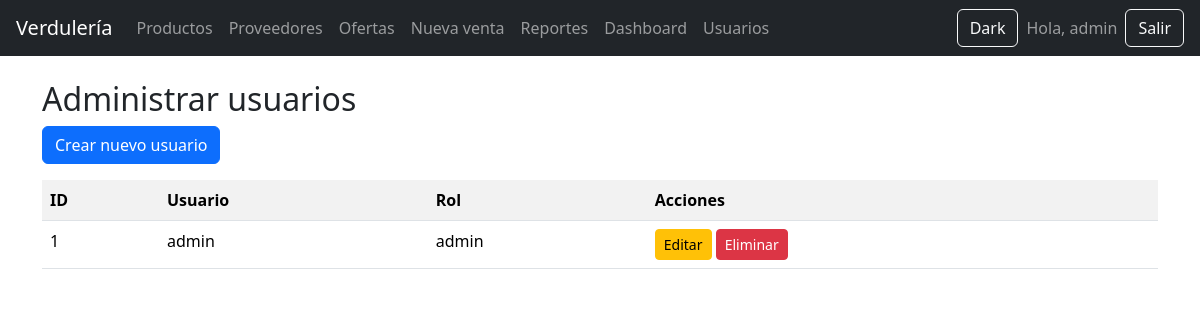
Screenshot of /admin/usuarios (signed in) with the database file from the repository.
### tables this page shows
CREATE TABLE usuarios (
        id INTEGER PRIMARY KEY AUTOINCREMENT,
        username TEXT UNIQUE NOT NULL,
        password_hash TEXT NOT NULL,
        role TEXT DEFAULT 'user'
    );

### app/routes/admin.py (the view)
@admin_bp.route("/usuarios")
@admin_required
def users():
    db = get_db()
    lista = db.execute("SELECT id, username, role FROM usuarios").fetchall()
    return render_template("usuarios/index.html", usuarios=lista)

### app/__init__.py (called while the page is built)
def create_app():
    app = Flask(__name__)
    app.secret_key = "clave-super-secreta"
    app.register_blueprint(auth_bp)
    app.register_blueprint(productos_bp)
    app.register_blueprint(ventas_bp)
    app.register_blueprint(reportes_bp)
    app.register_blueprint(admin_bp)
    app.register_blueprint(usuarios_bp)
    app.register_blueprint(proveedores_bp)
    app.register_blueprint(ofertas_bp)
    @app.route("/")
    def index():
        return render_template("index.html")
    @app.teardown_appcontext
    def teardown_db(exception):
        close_db()
    return app

### db.py (called while the page is built)
def get_db():
    if "db" not in g:
        g.db = sqlite3.connect(DB_NAME)
        g.db.row_factory = sqlite3.Row
    return g.db

### app/templates/usuarios/index.html
{% extends "base.html" %}
{% block contenido %}
<h2>Administrar usuarios</h2>
<a href="{{ url_for('usuarios.nuevo') }}" class="btn btn-primary mb-3">Crear nuevo usuario</a>
<table class="table table-striped">
    <tr>
        <th>ID</th>
        <th>Usuario</th>
        <th>Rol</th>
        <th>Acciones</th>
    </tr>
    {% for u in usuarios %}
    <tr>
        <td>{{ u.id }}</td>
        <td>{{ u.username }}</td>
        <td>{{ u.role }}</td>
        <td>
            <a href="{{ url_for('usuarios.editar', user_id=u.id) }}" class="btn btn-sm btn-warning">Editar</a>
                <a href="{{ url_for('usuarios.eliminar', user_id=u.id) }}" class="btn btn-sm btn-danger" onclick="
                return confirm('¿Eliminar usuario?');">  Eliminar</a>
        </td>
    </tr>
    {% endfor %}
</table>
{% endblock %}

### rows the page displays
usuarios: id "1", username "admin", role "admin"

### other values shown
{{ session.username }} "admin"
